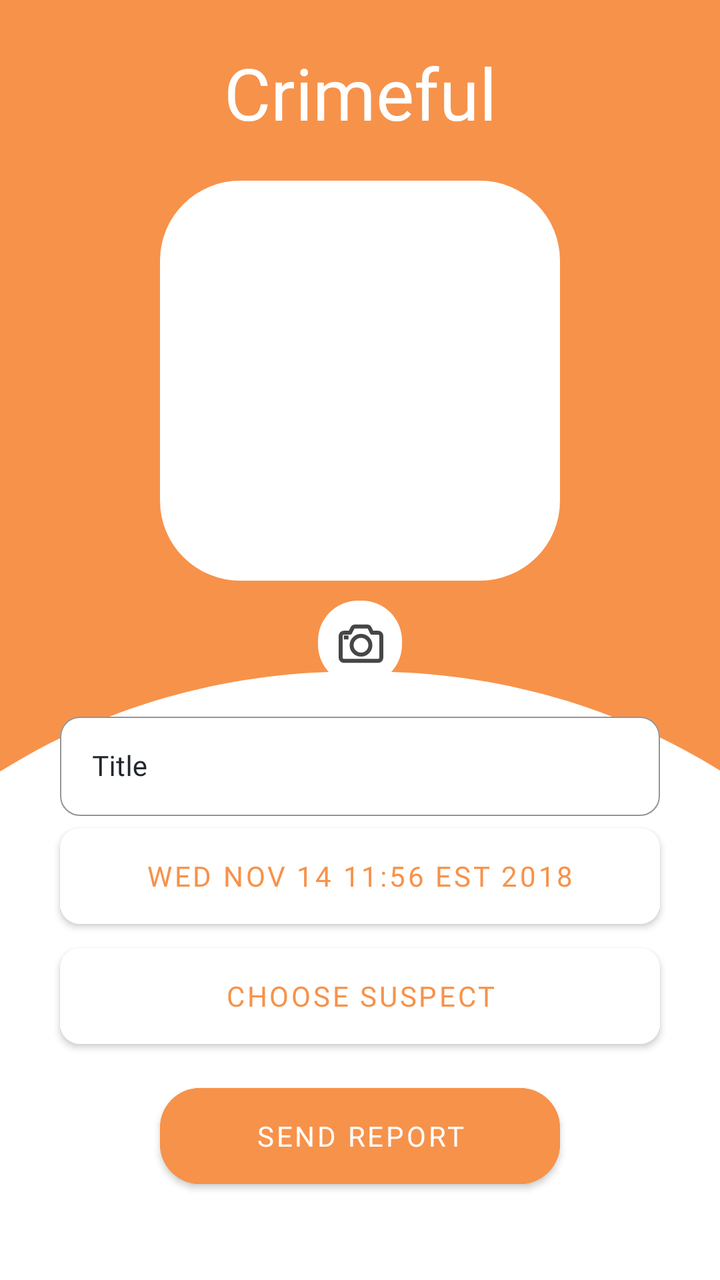
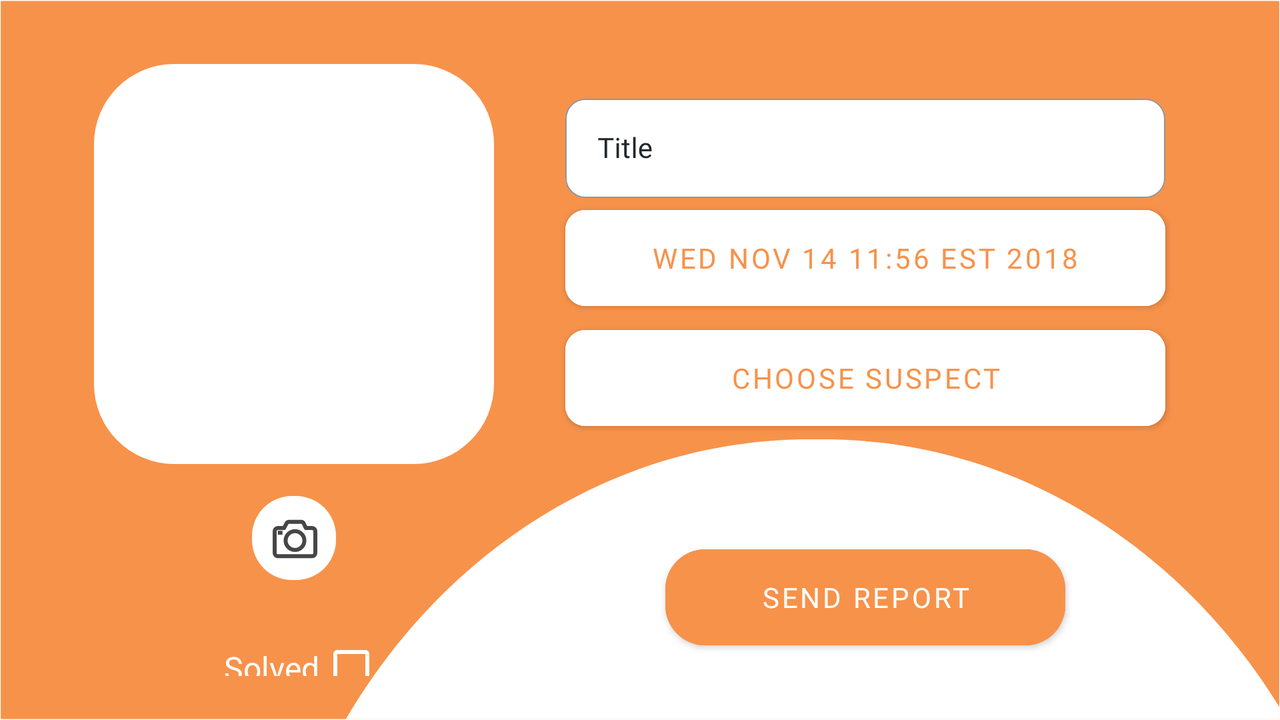

Two renders of one Android screen. The first uses the default layout on a phone; the second uses the alternative layout the repository ships for a different screen configuration, on a matching device. The two XML files are below.
<!-- AndroidManifest.xml: application theme Theme.Crimeful -->
<!-- res/layout/fragment_crime.xml -->
<?xml version="1.0" encoding="utf-8"?>
<androidx.constraintlayout.widget.ConstraintLayout xmlns:android="http://schemas.android.com/apk/res/android"
    xmlns:app="http://schemas.android.com/apk/res-auto"
    android:layout_width="match_parent"
    android:layout_height="match_parent"
    android:background="@drawable/ic_crimeful_background">

    <androidx.constraintlayout.widget.ConstraintLayout
        android:id="@+id/constraint_inside"
        android:layout_width="match_parent"
        android:layout_height="match_parent"
        android:layout_margin="22dp">

        <androidx.appcompat.widget.AppCompatTextView
            android:id="@+id/title_app_name"
            android:layout_width="wrap_content"
            android:layout_height="wrap_content"
            android:fontFamily="@font/poppins_bold"
            android:text="@string/crimeful"
            android:textColor="@color/white"
            android:textSize="36sp"
            app:layout_constraintEnd_toEndOf="parent"
            app:layout_constraintStart_toStartOf="parent"
            app:layout_constraintTop_toTopOf="parent" />

        <com.google.android.material.imageview.ShapeableImageView
            android:id="@+id/photo_view"
            android:layout_width="200dp"
            android:layout_height="200dp"
            android:layout_marginTop="20dp"
            android:src="@color/white"
            app:layout_constraintEnd_toEndOf="parent"
            app:layout_constraintStart_toStartOf="parent"
            app:layout_constraintTop_toBottomOf="@id/title_app_name"
            app:shapeAppearanceOverlay="@style/RoundedCorners" />

        <com.google.android.material.textfield.TextInputLayout
            android:id="@+id/text_input_crime_title"
            style="@style/Widget.MaterialComponents.TextInputLayout.OutlinedBox"
            android:layout_width="300dp"
            android:layout_height="55dp"
            android:layout_gravity="center"
            android:layout_weight="1"
            android:alpha="1.0"
            android:hint="@string/title"
            android:textColorHint="@color/dark_grey"
            app:boxBackgroundColor="@color/white"
            app:boxCornerRadiusBottomEnd="10dp"
            app:boxCornerRadiusBottomStart="10dp"
            app:boxCornerRadiusTopEnd="10dp"
            app:boxCornerRadiusTopStart="10dp"
            app:boxStrokeColor="@color/dark_grey"
            app:boxStrokeWidth="0.5dp"
            app:counterOverflowTextColor="@color/dark_grey"
            app:counterTextColor="@color/dark_grey"
            app:endIconMode="clear_text"
            app:endIconTint="@color/dark_grey"
            app:hintAnimationEnabled="true"
            app:hintTextColor="@color/dark_grey"
            app:layout_constraintBottom_toTopOf="@+id/crime_date"
            app:layout_constraintEnd_toEndOf="parent"
            app:layout_constraintStart_toStartOf="parent">

            <com.google.android.material.textfield.TextInputEditText
                android:id="@+id/crime_title"
                android:layout_width="match_parent"
                android:layout_height="wrap_content"
                android:fontFamily="@font/roboto_medium"
                android:inputType="textPersonName"
                android:textColor="@color/dark_grey"
                android:textColorHint="@color/dark_grey"
                android:textCursorDrawable="@color/dark_grey"
                android:textSize="14sp" />
        </com.google.android.material.textfield.TextInputLayout>


        <com.google.android.material.button.MaterialButton
            android:id="@+id/crime_date"
            android:layout_width="wrap_content"
            android:layout_height="60dp"
            android:layout_marginTop="424dp"
            android:width="300dp"
            android:backgroundTint="@color/white"
            android:fontFamily="@font/roboto_medium"
            android:text="@string/wed_nov_14_11_56_est_2018"
            android:textColor="@color/orange_main"
            app:cornerRadius="10dp"
            app:layout_constraintBottom_toTopOf="@+id/choose_suspect"
            app:layout_constraintEnd_toEndOf="parent"
            app:layout_constraintStart_toStartOf="parent" />

        <com.google.android.material.button.MaterialButton
            android:id="@+id/materialButton"
            android:layout_width="200dp"
            android:layout_height="60dp"
            android:layout_marginBottom="20dp"
            android:backgroundTint="@color/orange_main"
            android:fontFamily="@font/roboto_medium"
            android:text="@string/send_report"
            app:cornerRadius="20dp"
            app:layout_constraintBottom_toBottomOf="parent"
            app:layout_constraintEnd_toEndOf="parent"
            app:layout_constraintStart_toStartOf="parent" />

        <com.google.android.material.checkbox.MaterialCheckBox
            android:id="@+id/crime_solved"
            android:layout_width="wrap_content"
            android:layout_height="wrap_content"
            android:layout_marginTop="20dp"
            android:buttonTint="@color/white"
            android:fontFamily="@font/roboto_medium"
            android:layoutDirection="rtl"
            android:text="@string/solved"
            android:textColor="@color/white"
            android:textColorHint="@color/white"
            android:textColorLink="@color/white"
            android:textSize="16sp"
            app:layout_constraintEnd_toEndOf="parent"
            app:layout_constraintStart_toStartOf="parent"
            app:layout_constraintTop_toBottomOf="@id/photo_change_button" />

        <com.google.android.material.button.MaterialButton
            android:id="@+id/choose_suspect"
            android:layout_width="wrap_content"
            android:layout_height="60dp"
            android:layout_marginBottom="10dp"
            android:width="300dp"
            android:backgroundTint="@color/white"
            android:fontFamily="@font/roboto_medium"
            android:text="@string/choose_suspect"
            android:textColor="@color/orange_main"
            app:cornerRadius="10dp"
            app:layout_constraintBottom_toTopOf="@+id/materialButton"
            app:layout_constraintEnd_toEndOf="parent"
            app:layout_constraintStart_toStartOf="parent"
            app:strokeColor="@color/orange_main" />

        <androidx.appcompat.widget.AppCompatImageButton
            android:id="@+id/photo_change_button"
            android:layout_width="wrap_content"
            android:layout_height="wrap_content"
            android:layout_marginTop="10dp"
            android:background="@android:color/transparent"
            android:src="@drawable/ic_icon_photo"
            app:layout_constraintEnd_toEndOf="parent"
            app:layout_constraintStart_toStartOf="parent"
            app:layout_constraintTop_toBottomOf="@+id/photo_view" />

    </androidx.constraintlayout.widget.ConstraintLayout>

</androidx.constraintlayout.widget.ConstraintLayout>
<!-- resources referenced by this layout -->
<resources>
  <color name="dark_grey">#22272E</color>
  <color name="orange_main">#F7924A</color>
  <color name="white">#FFFFFFFF</color>
  <!-- drawable ic_crimeful_background (drawable) -->
  <vector xmlns:android="http://schemas.android.com/apk/res/android"
      android:width="453dp"
      android:height="896dp"
      android:viewportWidth="453"
      android:viewportHeight="896">
    <group>
      <clip-path
          android:pathData="M0,0h453v896h-453z"/>
      <path
          android:pathData="M0,0h453v896h-453z"
          android:fillColor="#F7924A"/>
      <path
          android:pathData="M-165,857.273C-165,643.388 8.388,470 222.273,470H231.727C445.612,470 619,643.388 619,857.273V857.273C619,878.661 601.661,896 580.273,896H-126.273C-147.661,896 -165,878.661 -165,857.273V857.273Z"
          android:fillColor="#ffffff"/>
    </group>
  </vector>
  <!-- drawable ic_icon_photo (drawable) -->
  <vector xmlns:android="http://schemas.android.com/apk/res/android"
      android:width="42dp"
      android:height="42dp"
      android:viewportWidth="42"
      android:viewportHeight="42">
    <path
        android:pathData="M0,20C0,8.9543 8.9543,0 20,0H22C33.0457,0 42,8.9543 42,20V22C42,33.0457 33.0457,42 22,42H20C8.9543,42 0,33.0457 0,22V20Z"
        android:fillColor="#ffffff"/>
    <path
        android:pathData="M26.9688,16.0312L25.875,13.7656C25.6406,13.2187 25.0937,12.9062 24.4687,12.9062H18.6094C17.9844,12.9062 17.4375,13.2187 17.2031,13.7656L16.0312,16.0312H12.9062C12.0469,16.0312 11.3438,16.7344 11.3438,17.5938V28.5312C11.3438,29.3906 12.0469,30.0938 12.9062,30.0938H30.0938C30.9531,30.0938 31.6562,29.3906 31.6562,28.5312V17.5938C31.6562,16.7344 30.9531,16.0312 30.0938,16.0312H26.9688Z"
        android:strokeLineJoin="round"
        android:strokeWidth="2"
        android:fillColor="#00000000"
        android:strokeColor="#464646"/>
    <path
        android:pathData="M21.5,26.9688C24.0888,26.9688 26.1875,24.8701 26.1875,22.2812C26.1875,19.6924 24.0888,17.5938 21.5,17.5938C18.9112,17.5938 16.8125,19.6924 16.8125,22.2812C16.8125,24.8701 18.9112,26.9688 21.5,26.9688Z"
        android:strokeLineJoin="round"
        android:strokeWidth="2"
        android:fillColor="#00000000"
        android:strokeColor="#464646"/>
    <path
        android:pathData="M12.9062,18.375H15.25"
        android:strokeLineJoin="round"
        android:strokeWidth="2"
        android:fillColor="#00000000"
        android:strokeColor="#464646"/>
  </vector>
  <string name="choose_suspect">Choose Suspect</string>
  <string name="crimeful">Crimeful</string>
  <string name="send_report">Send Report</string>
  <string name="solved">Solved</string>
  <string name="title">Title</string>
  <string name="wed_nov_14_11_56_est_2018">Wed Nov 14 11:56 EST 2018</string>
  <style name="RoundedCorners">
          <item name="cornerSize">20%</item>
      </style>
  <style name="Theme.Crimeful" parent="Theme.MaterialComponents.DayNight.DarkActionBar">
          
          <item name="colorPrimary">@color/purple_500</item>
          <item name="colorPrimaryVariant">@color/purple_700</item>
          <item name="colorOnPrimary">@color/white</item>
          
          <item name="colorSecondary">@color/teal_200</item>
          <item name="colorSecondaryVariant">@color/teal_700</item>
          <item name="colorOnSecondary">@color/black</item>
          
          <item name="android:statusBarColor" tools:targetApi="l">@color/orange_main</item>
          <item name="android:windowLightStatusBar" tools:targetApi="m">false</item>
          
          <item name="windowNoTitle">true</item>
          <item name="windowActionBar">false</item>
      </style>
  <color name="purple_500">#FF6200EE</color>
  <color name="purple_700">#FF3700B3</color>
  <color name="teal_200">#FF03DAC5</color>
  <color name="teal_700">#FF018786</color>
  <color name="black">#FF000000</color>
</resources>
<!-- res/layout-land/fragment_crime.xml (the repository's variant of the layout above) -->
<!-- drawn on the phone turned sideways -->
<?xml version="1.0" encoding="utf-8"?>
<androidx.constraintlayout.widget.ConstraintLayout xmlns:android="http://schemas.android.com/apk/res/android"
    xmlns:app="http://schemas.android.com/apk/res-auto"
    android:layout_width="match_parent"
    android:layout_height="match_parent"
    android:background="@drawable/ic_background_landscape">

    <androidx.constraintlayout.widget.ConstraintLayout
        android:layout_width="match_parent"
        android:layout_height="match_parent"
        android:layout_margin="22dp">

        <com.google.android.material.imageview.ShapeableImageView
            android:id="@+id/photo_view"
            android:layout_width="200dp"
            android:layout_height="200dp"
            android:layout_marginTop="10dp"
            android:src="@color/white"
            app:layout_constraintEnd_toEndOf="@+id/photo_change_button"
            app:layout_constraintStart_toStartOf="@+id/photo_change_button"
            app:layout_constraintTop_toTopOf="parent"
            app:shapeAppearanceOverlay="@style/RoundedCorners" />

        <androidx.appcompat.widget.AppCompatImageButton
            android:id="@+id/photo_change_button"
            android:layout_width="wrap_content"
            android:layout_height="wrap_content"
            android:layout_marginStart="104dp"
            android:layout_marginTop="16dp"
            android:layout_marginBottom="20dp"
            android:background="@android:color/transparent"
            android:src="@drawable/ic_icon_photo"
            app:layout_constraintStart_toStartOf="parent"
            app:layout_constraintTop_toBottomOf="@+id/photo_view" />

        <com.google.android.material.checkbox.MaterialCheckBox
            android:id="@+id/crime_solved"
            android:layout_width="wrap_content"
            android:layout_height="wrap_content"
            android:layout_marginTop="20dp"
            android:layout_marginEnd="90dp"
            android:buttonTint="@color/white"
            android:fontFamily="@font/roboto_medium"
            android:layoutDirection="rtl"
            android:text="@string/solved"
            android:textColor="@color/white"
            android:textColorHint="@color/white"
            android:textColorLink="@color/white"
            android:textSize="16sp"
            app:layout_constraintEnd_toEndOf="parent"
            app:layout_constraintTop_toBottomOf="@id/photo_change_button" />

        <com.google.android.material.textfield.TextInputLayout
            android:id="@+id/text_input_crime_title"
            style="@style/Widget.MaterialComponents.TextInputLayout.OutlinedBox"
            android:layout_width="300dp"
            android:layout_height="55dp"
            android:layout_gravity="center"
            android:layout_marginTop="22dp"
            android:layout_weight="1"
            android:alpha="1.0"
            android:hint="@string/title"
            android:textColorHint="@color/dark_grey"
            app:boxBackgroundColor="@color/white"
            app:boxCornerRadiusBottomEnd="10dp"
            app:boxCornerRadiusBottomStart="10dp"
            app:boxCornerRadiusTopEnd="10dp"
            app:boxCornerRadiusTopStart="10dp"
            app:boxStrokeColor="@color/dark_grey"
            app:boxStrokeWidth="0.5dp"
            app:counterOverflowTextColor="@color/dark_grey"
            app:counterTextColor="@color/dark_grey"
            app:endIconMode="clear_text"
            app:endIconTint="@color/dark_grey"
            app:hintAnimationEnabled="true"
            app:hintTextColor="@color/dark_grey"
            app:layout_constraintEnd_toEndOf="parent"
            app:layout_constraintStart_toEndOf="@+id/photo_view"
            app:layout_constraintTop_toTopOf="parent">

            <com.google.android.material.textfield.TextInputEditText
                android:id="@+id/crime_title"
                android:layout_width="match_parent"
                android:layout_height="wrap_content"
                android:fontFamily="@font/roboto_medium"
                android:inputType="textPersonName"
                android:textColor="@color/dark_grey"
                android:textColorHint="@color/dark_grey"
                android:textCursorDrawable="@color/dark_grey"
                android:textSize="14sp" />
        </com.google.android.material.textfield.TextInputLayout>

        <com.google.android.material.button.MaterialButton
            android:id="@+id/crime_date"
            android:layout_width="wrap_content"
            android:layout_height="60dp"
            android:width="300dp"
            android:backgroundTint="@color/white"
            android:fontFamily="@font/roboto_medium"
            android:text="@string/wed_nov_14_11_56_est_2018"
            android:textColor="@color/orange_main"
            app:cornerRadius="10dp"
            app:layout_constraintEnd_toEndOf="parent"
            app:layout_constraintStart_toEndOf="@id/photo_view"
            app:layout_constraintTop_toBottomOf="@+id/text_input_crime_title" />

        <com.google.android.material.button.MaterialButton
            android:id="@+id/choose_suspect"
            android:layout_width="wrap_content"
            android:layout_height="60dp"
            android:width="300dp"
            android:backgroundTint="@color/white"
            android:fontFamily="@font/roboto_medium"
            android:text="@string/choose_suspect"
            android:textColor="@color/orange_main"
            app:cornerRadius="10dp"
            app:layout_constraintEnd_toEndOf="parent"
            app:layout_constraintStart_toEndOf="@+id/photo_view"
            app:layout_constraintTop_toBottomOf="@+id/crime_date"
            app:strokeColor="@color/orange_main" />

        <com.google.android.material.button.MaterialButton
            android:id="@+id/materialButton"
            android:layout_width="200dp"
            android:layout_height="60dp"
            android:layout_marginBottom="20dp"
            android:backgroundTint="@color/orange_main"
            android:fontFamily="@font/roboto_medium"
            android:text="@string/send_report"
            android:textColor="@color/white"
            app:cornerRadius="20dp"
            app:layout_constraintBottom_toBottomOf="parent"
            app:layout_constraintEnd_toEndOf="parent"
            app:layout_constraintStart_toEndOf="@+id/photo_view"
            app:layout_constraintTop_toBottomOf="@+id/choose_suspect"
            android:layout_marginTop="60dp"/>
    </androidx.constraintlayout.widget.ConstraintLayout>

</androidx.constraintlayout.widget.ConstraintLayout>
<!-- resources referenced by the variant -->
<!-- as the phone turned sideways resolves them -->
<resources>
  <color name="dark_grey">#22272E</color>
  <color name="orange_main">#F7924A</color>
  <color name="white">#FFFFFFFF</color>
  <!-- drawable ic_background_landscape (drawable) -->
  <vector xmlns:android="http://schemas.android.com/apk/res/android"
      android:width="897dp"
      android:height="454dp"
      android:viewportWidth="897"
      android:viewportHeight="454">
    <group>
      <clip-path
          android:pathData="M0.5,453.5l0,-453l896,-0l0,453z"/>
      <path
          android:pathData="M0.5,453.5l0,-453l896,-0l0,453z"
          android:fillColor="#F7924A"/>
      <path
          android:pathData="M180,664.273C180,450.388 353.388,277 567.273,277H576.727C790.612,277 964,450.388 964,664.273V664.273C964,685.661 946.661,703 925.273,703H218.727C197.339,703 180,685.661 180,664.273V664.273Z"
          android:fillColor="#ffffff"/>
    </group>
  </vector>
  <!-- drawable ic_icon_photo (drawable) -->
  <vector xmlns:android="http://schemas.android.com/apk/res/android"
      android:width="42dp"
      android:height="42dp"
      android:viewportWidth="42"
      android:viewportHeight="42">
    <path
        android:pathData="M0,20C0,8.9543 8.9543,0 20,0H22C33.0457,0 42,8.9543 42,20V22C42,33.0457 33.0457,42 22,42H20C8.9543,42 0,33.0457 0,22V20Z"
        android:fillColor="#ffffff"/>
    <path
        android:pathData="M26.9688,16.0312L25.875,13.7656C25.6406,13.2187 25.0937,12.9062 24.4687,12.9062H18.6094C17.9844,12.9062 17.4375,13.2187 17.2031,13.7656L16.0312,16.0312H12.9062C12.0469,16.0312 11.3438,16.7344 11.3438,17.5938V28.5312C11.3438,29.3906 12.0469,30.0938 12.9062,30.0938H30.0938C30.9531,30.0938 31.6562,29.3906 31.6562,28.5312V17.5938C31.6562,16.7344 30.9531,16.0312 30.0938,16.0312H26.9688Z"
        android:strokeLineJoin="round"
        android:strokeWidth="2"
        android:fillColor="#00000000"
        android:strokeColor="#464646"/>
    <path
        android:pathData="M21.5,26.9688C24.0888,26.9688 26.1875,24.8701 26.1875,22.2812C26.1875,19.6924 24.0888,17.5938 21.5,17.5938C18.9112,17.5938 16.8125,19.6924 16.8125,22.2812C16.8125,24.8701 18.9112,26.9688 21.5,26.9688Z"
        android:strokeLineJoin="round"
        android:strokeWidth="2"
        android:fillColor="#00000000"
        android:strokeColor="#464646"/>
    <path
        android:pathData="M12.9062,18.375H15.25"
        android:strokeLineJoin="round"
        android:strokeWidth="2"
        android:fillColor="#00000000"
        android:strokeColor="#464646"/>
  </vector>
  <string name="choose_suspect">Choose Suspect</string>
  <string name="send_report">Send Report</string>
  <string name="solved">Solved</string>
  <string name="title">Title</string>
  <string name="wed_nov_14_11_56_est_2018">Wed Nov 14 11:56 EST 2018</string>
  <style name="RoundedCorners">
          <item name="cornerSize">20%</item>
      </style>
  <style name="Theme.Crimeful" parent="Theme.MaterialComponents.DayNight.DarkActionBar">
          
          <item name="colorPrimary">@color/purple_500</item>
          <item name="colorPrimaryVariant">@color/purple_700</item>
          <item name="colorOnPrimary">@color/white</item>
          
          <item name="colorSecondary">@color/teal_200</item>
          <item name="colorSecondaryVariant">@color/teal_700</item>
          <item name="colorOnSecondary">@color/black</item>
          
          <item name="android:statusBarColor" tools:targetApi="l">@color/orange_main</item>
          <item name="android:windowLightStatusBar" tools:targetApi="m">false</item>
          
          <item name="windowNoTitle">true</item>
          <item name="windowActionBar">false</item>
      </style>
  <color name="purple_500">#FF6200EE</color>
  <color name="purple_700">#FF3700B3</color>
  <color name="teal_200">#FF03DAC5</color>
  <color name="teal_700">#FF018786</color>
  <color name="black">#FF000000</color>
</resources>
